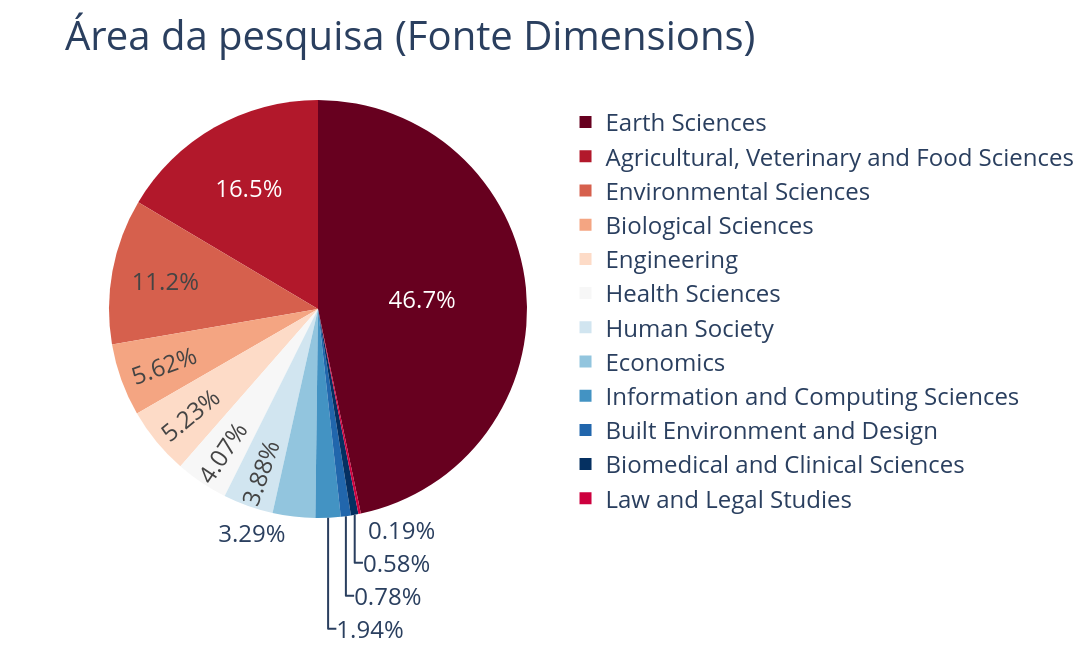

Notebook code cell kept with this figure:
### Markdown cell above
## Áreas da ciência que utilizaram a grade BR-DWGD

### Code cell
# informações obtidas em: https://badge.dimensions.ai/details/id/pub.1148078922/categories (19/09/24)
df = pd.read_csv('area_citacao.csv', sep='\t', index_col='id_area')
fig = px.pie(df, values='Percentagem', names='Área', 
             title='<a style="text-align:center; font-size:40px;"; \
             href="https://badge.dimensions.ai/details/id/pub.1148078922/categories"> Área da pesquisa (Fonte Dimensions)</a>', 
             color_discrete_sequence=px.colors.sequential.RdBu, width=1300, height=650)
fig.update_layout(font=dict(size=24))
fig.update_traces(hoverlabel=dict(font_size=24))

### Figure 1 — Plotly figure (JSON) as saved in the notebook; plotly's stock layout.template omitted (floating-point values rounded to 4 significant figures)
{"data": [{"domain": {"x": [0, 1], "y": [0, 1]}, "hoverlabel": {"font": {"size": 24}}, "hovertemplate": "Área=%{label}<br>Percentagem=%{value}<extra></extra>", "labels": ["Earth Sciences", "Agricultural, Veterinary and Food Sciences", "Environmental Sciences", "Biological Sciences", "Engineering", "Health Sciences", "Human Society", "Economics", "Information and Computing Sciences", "Built Environment and Design", "Biomedical and Clinical Sciences", "Law and Legal Studies"], "legendgroup": "", "name": "", "showlegend": true, "type": "pie", "values": [46.71, 16.47, 11.24, 5.62, 5.23, 4.07, 3.88, 3.29, 1.94, 0.78, 0.58, 0.19]}], "layout": {"font": {"size": 24}, "height": 650, "legend": {"tracegroupgap": 0}, "piecolorway": ["rgb(103,0,31)", "rgb(178,24,43)", "rgb(214,96,77)", "rgb(244,165,130)", "rgb(253,219,199)", "rgb(247,247,247)", "rgb(209,229,240)", "rgb(146,197,222)", "rgb(67,147,195)", "rgb(33,102,172)", "rgb(5,48,97)"], "title": {"text": "<a style=\"text-align:center; font-size:40px;\";              href=\"https://badge.dimensions.ai/details/id/pub.1148078922/categories\"> Área da pesquisa (Fonte Dimensions)</a>"}, "width": 1300}}
